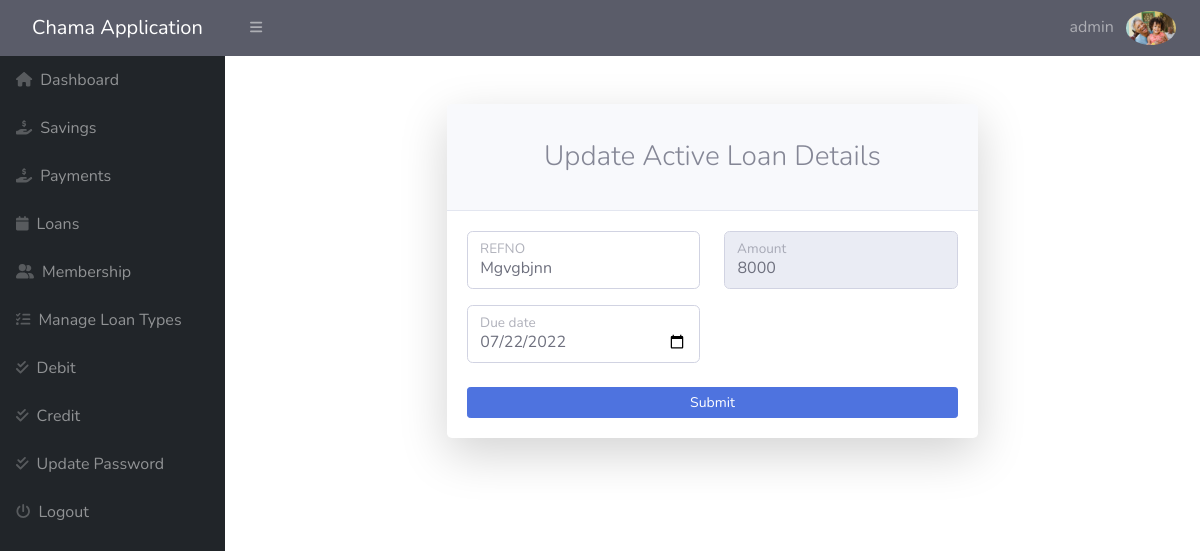
The app's page /admin/edit-activeloan.php?id=25 (signed in) with its own data.
### tables this page shows
CREATE TABLE `loans` (
  `id` int(11) NOT NULL,
  `refno` varchar(50) NOT NULL,
  `userid` int(11) NOT NULL,
  `amount` float NOT NULL DEFAULT 0,
  `type` varchar(40) NOT NULL,
  `due_date` date DEFAULT NULL,
  `status` int(11) NOT NULL,
  `created_date` datetime NOT NULL DEFAULT current_timestamp()
);

### admin/edit-activeloan.php (the view, shortened to what this page needs)
<?php
include('includes/config.php');
?>
<!DOCTYPE html>
<html lang="en">
    <head>
        <link href="https://cdn.jsdelivr.net/npm/simple-datatables@latest/dist/style.css" rel="stylesheet" />
        <link href="css/styles.css" rel="stylesheet" />
    <link href="vendor/fontawesome-free/css/all.min.css" rel="stylesheet" type="text/css">
    <link href="css/sb-admin-2.min.css" rel="stylesheet">
    <link href="vendor/datatables/dataTables.bootstrap4.min.css" rel="stylesheet">
    </head>
    <body class="sb-nav-fixed">
        <div id="layoutSidenav">
        <?php include('includes/header.php');?>
<?php include('includes/sidebar.php');?>
            <div id="layoutSidenav_content">
                <div class="container">
                        <div class="row justify-content-center">
                            <div class="col-lg-7">
                                <div class="card shadow-lg border-0 rounded-lg mt-5">
                                    <div class="card-header"><h3 class="text-center font-weight-light my-4">Update Active Loan Details</h3></div>
                                    <div class="card-body">
                                        <form action="#" method="post">
                                        <?php
                    $id = intval($_GET['id']);
                    $sql = "SELECT loans.* from loans WHERE loans.id=:id";
                    $query = $dbh->prepare($sql);
                    $query->bindParam(':id', $id, PDO::PARAM_STR);
                    $query->execute();
                    $results = $query->fetchAll(PDO::FETCH_OBJ);
                    if ($query->rowCount() > 0) {
                    foreach ($results
                    as $result) { ?>
                                            <div class="row mb-3">
                                                <div class="col-md-6">
                                                    <div class="form-floating mb-3 mb-md-0">
                                                        <input class="form-control" name="refno" id="inputPassword" required type="text" value="<?php echo htmlentities($result->refno);?>" />
                                                        <label for="inputPassword">REFNO</label>
                                                    </div>
                                                </div>
                                                <div class="col-md-6">
                                                    <div class="form-floating mb-3 mb-md-0">
                                                        <input class="form-control" disabled value="<?php echo htmlentities($result->amount); ?>" />
                                                        <label for="inputPassword">Amount</label>
                                                    </div>
                                                </div>
                                            </div>
                                            <div class="row mb-3">
                                                <div class="col-md-6">
                                                    <div class="form-floating mb-3 mb-md-0">
                                                        <input class="form-control"  required="true" type="date" value="<?php echo htmlentities($result->due_date);}}?>" name="due_date" />
                                                        <label for="inputPassword">Due date</label>
                                                    </div>
                                                </div></div>
                                            <div class="mt-4 mb-0">
                                                <div class="d-grid"><input class="btn btn-primary btn-sm" name="submit" type="submit"></div>
                                            </div>
                                        </form>
                                    </div>
                                </div>
                            </div>
                        </div>
                    </div>
            </div>
        </div>
    </body>
</html>

### admin/includes/header.php (shortened to what this page needs)
        <nav class="sb-topnav navbar navbar-expand navbar-dark bg-dark">
            <a class="navbar-brand ps-3" href="#">Chama Application </a>
            <button class="btn btn-link btn-sm order-1 order-lg-0 me-4 me-lg-0" id="sidebarToggle" href="#!"><i class="fas fa-bars"></i></button>
    <ul class="navbar-nav ml-auto">
<li class="nav-item dropdown no-arrow">
    <a class="nav-link dropdown-toggle" href="#" id="userDropdown" role="button"
       data-toggle="dropdown" aria-haspopup="true" aria-expanded="false">
        <span class="mr-2 d-none d-lg-inline text-red-600 large">
        <?php
                    $email = $_SESSION['alogin'];
                    $sql2 = "SELECT * FROM `admin` WHERE `email`=:email;";
                    $query = $dbh->prepare($sql2);
                    $query->bindParam(':email', $email, PDO::PARAM_STR);
                    $query->execute();
                    $results = $query->fetchAll(PDO::FETCH_OBJ);
                    if ($query->rowCount() > 0) {
                        foreach ($results as $result) {
                            echo $result->username;
                        }
                    ?></span>
                 <img   src="photo/<?php echo ($result->profilepic);}?>" class="img-profile rounded-circle" style="width:50px" alt="Cinque Terre">
        </a>
</li>
</ul>
        </nav>

### records on screen
loans: refno "Mgvgbjnn", amount "8000", due_date "07/22/2022"

### other values on screen
$result->username "admin"
